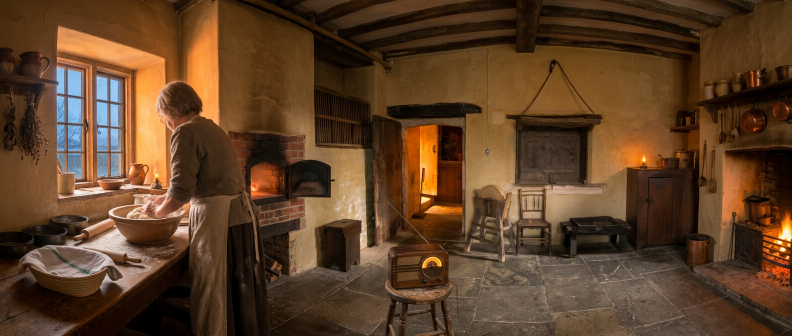
#> input picture still-here/research/google_gemini_3_1_flash_image.png, 1584 x 672 px (shown at 1/2 size)
$ python -i pano.py   (imports and definitions only)
#> lines starting #> are read from the running program, lines starting #| are printed output that depends on the picture
# 360 experiment helper. Usage:
#   pano.py strip FRONT.png OUT.jpg          build the pass-2 input: right strip | gray | left strip
#   pano.py loop FRONT.png BACK.png OUT.png  composite front + back into one loop, align + feather, report seams
import sys
import numpy as np
from PIL import Image

S = 0.15  # strip fraction


# [51 lines left out: functions strip, best_shift, loop, not called in this run]


# [2 lines not run here, left out]


def strip2(front, out):
    """Like strip, but the gap is a soft blend of the two edges, so the painter sees no hard border."""
#> called with out = 'out.png'
    f = np.asarray(Image.open(front).convert('RGB')).astype(np.float32)
    h, w, _ = f.shape
#> h = 672; w = 1584
    s = int(w * S)
#> s = 237
    o = np.zeros_like(f)
    o[:, :s] = f[:, w - s:]
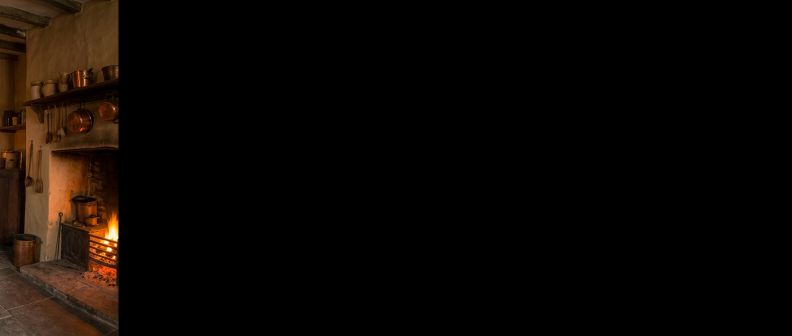
#> o: shape (672, 1584, 3) float32 (shown at 1/2 size); mean R, G, B 11.6, 6.9, 3.3
    o[:, w - s:] = f[:, :s]
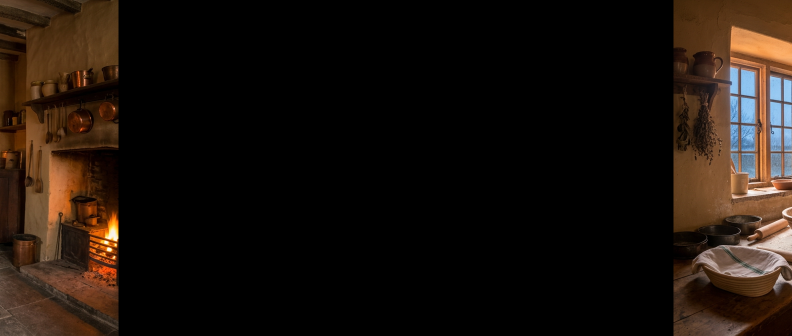
#> o: shape (672, 1584, 3) float32 (shown at 1/2 size); mean R, G, B 26.9, 18.3, 12.3
    L = o[:, s - 1:s].copy(); R = o[:, w - s:w - s + 1].copy()
#> after `L = o[:, s - 1:s].copy()`: L = 672 rows, first 8: [72, 46, 21], [71, 46, 21], [73, 48, 22], [74, 48, 21], [77, 52, 22], [81, 56, 26], [78, 52, 23], [77, 52, 21]
#> after `R = o[:, w - s:w - s + 1].copy()`: R = 672 rows, first 8: [64, 39, 11], [63, 37, 11], [62, 36, 10], [64, 38, 11], [60, 36, 8], [62, 38, 10], [65, 39, 13], [63, 38, 10]
    t = np.linspace(0, 1, w - 2 * s)[None, :, None]
#> t = 1110 values from 0 to 1
    o[:, s:w - s] = L * (1 - t) + R * t
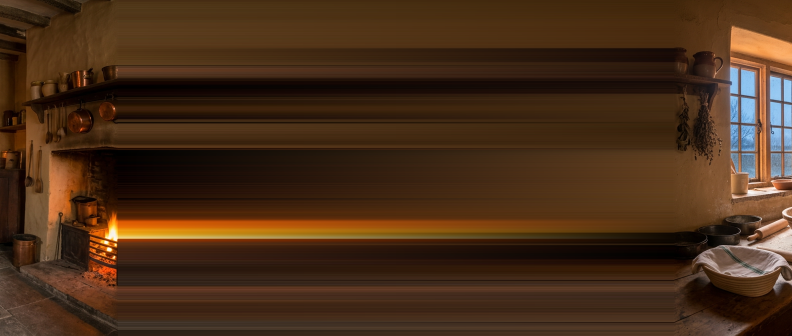
#> o: shape (672, 1584, 3) float32 (shown at 1/2 size); mean R, G, B 72.8, 46.1, 24.9
    im = Image.fromarray(o.clip(0, 255).astype(np.uint8))
    from PIL import ImageFilter
    bl = np.asarray(im.filter(ImageFilter.GaussianBlur(25))).astype(np.float32)
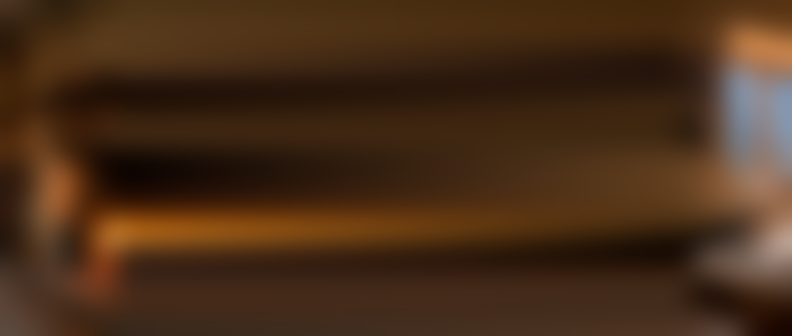
#> bl: shape (672, 1584, 3) float32 (shown at 1/2 size); mean R, G, B 72.4, 45.7, 24.6
    o[:, s:w - s] = bl[:, s:w - s] * 0.6 + 128 * 0.4
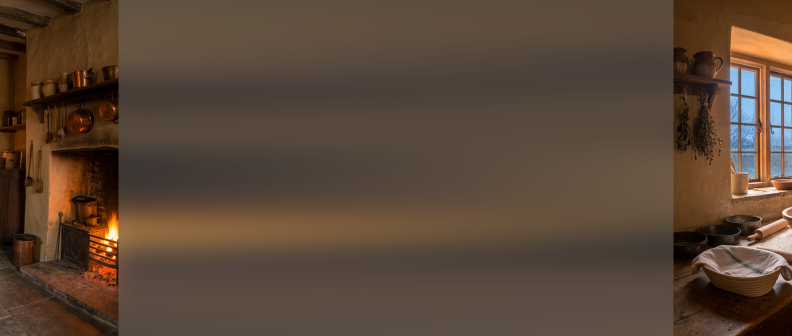
#> o: shape (672, 1584, 3) float32 (shown at 1/2 size); mean R, G, B 90.2, 70.8, 55.6
    Image.fromarray(o.clip(0, 255).astype(np.uint8)).save(out, quality=92)


# [5 lines left out: function edges, not called in this run]


# [2 lines not run here, left out]

>>> result = strip2('../research/google_gemini_3_1_flash_image.png', 'out.png')
